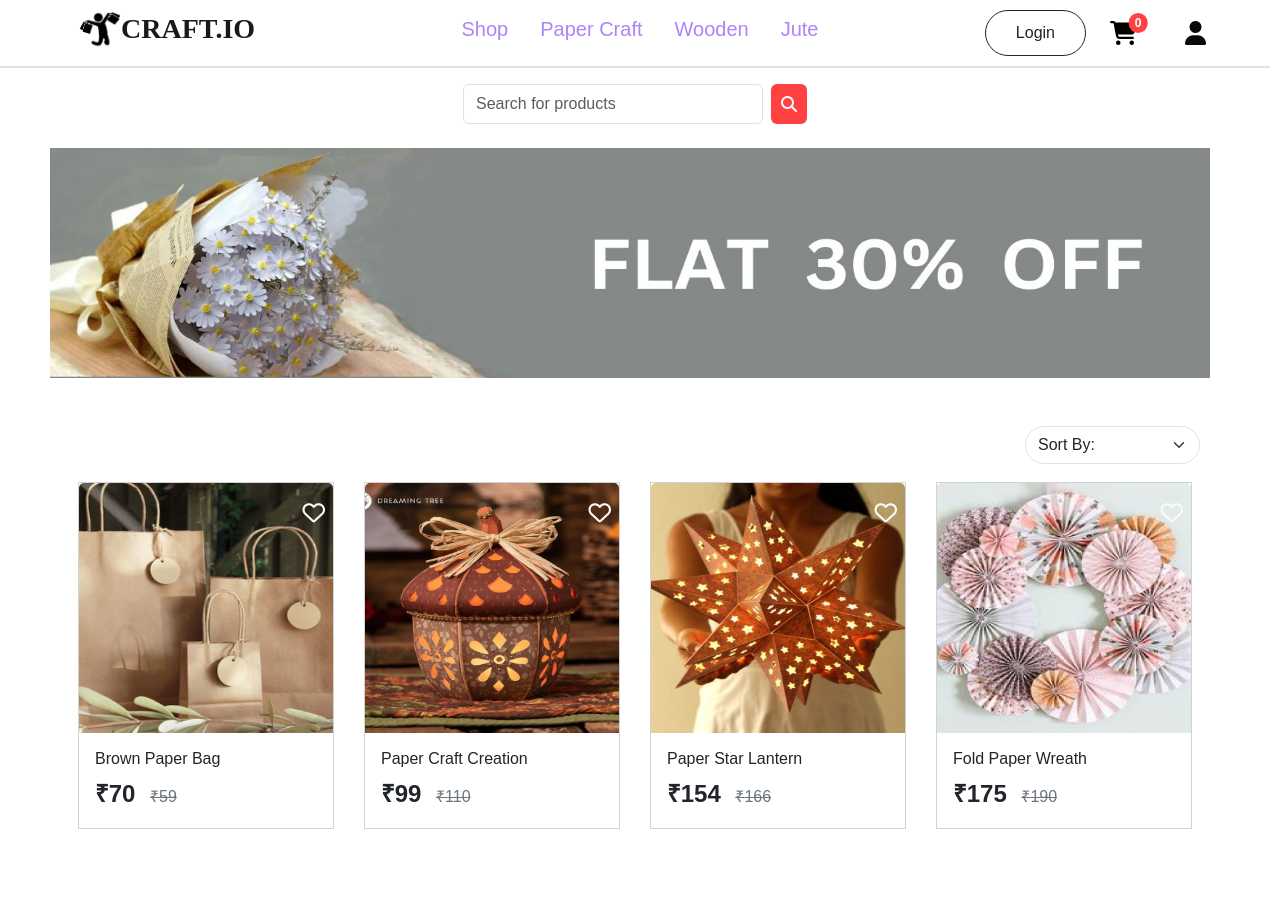
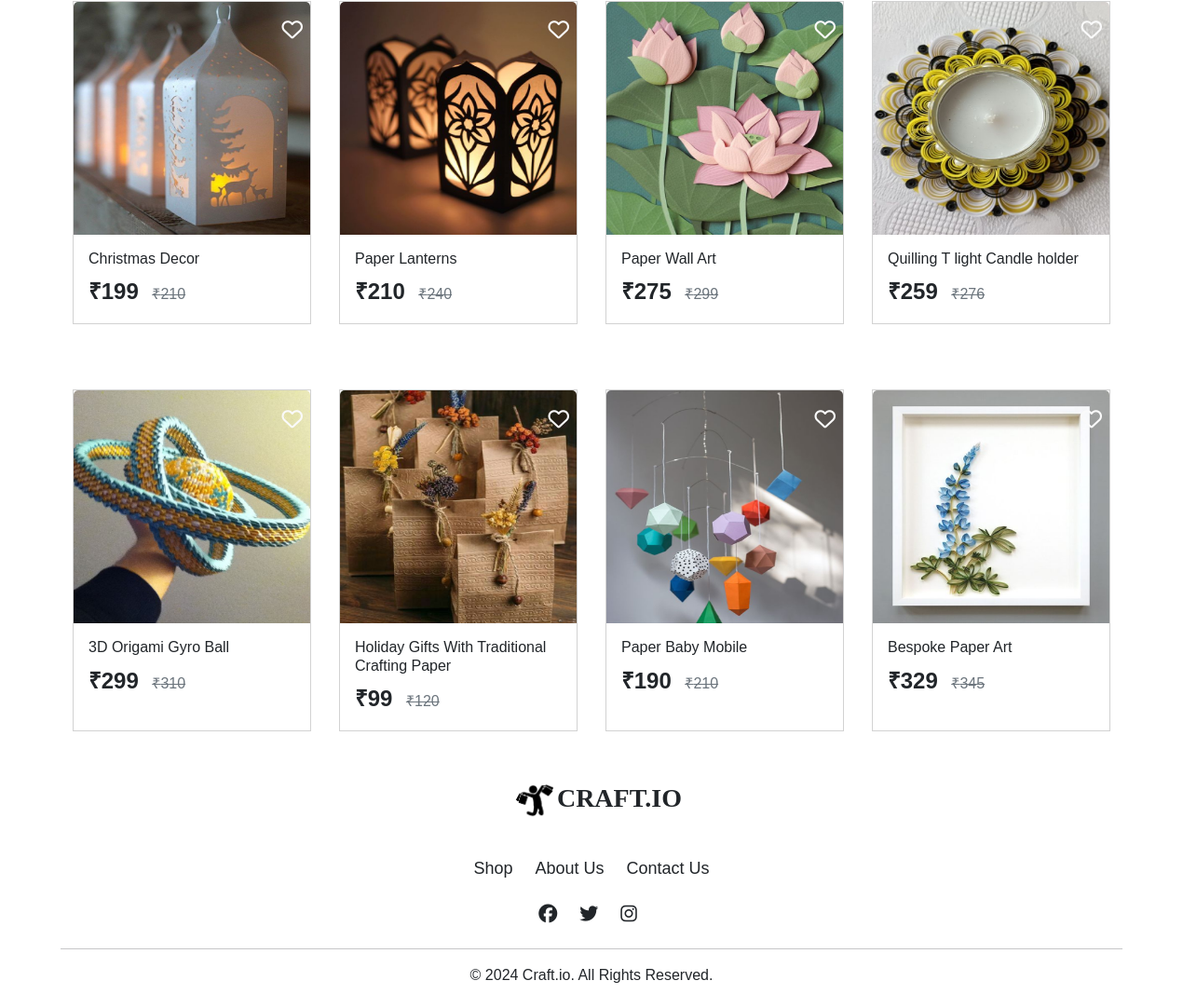
Page /customer/products/PaperCraft/ on the committed database (2 pictures, top to bottom).
### account/models.py (models this page shows, shortened)
class Productss(models.Model):
    title=models.CharField(max_length=100)
    description=models.CharField(max_length=500)
    price=models.IntegerField()
    offerprice=models.IntegerField()
    image=models.ImageField(upload_to='product_images')
    stock=models.IntegerField()
    ShippingFee=models.CharField(max_length=100,default='Free')
    created_at = models.DateTimeField(default=timezone.now)
    options=(
        ('PaperCraft','PaperCraft'),
        ('Wooden','Wooden'),
        ('Jute','Jute'),
    )
    category=models.CharField(max_length=100,choices=options)

### customer/views.py (the view)
# urls.py: path('products/<str:cat>/', ProductListView.as_view(), name='products'),
class ProductListView(ListView):
    model = Productss
    template_name = 'productlist.html'
    context_object_name = 'products'
    def get_queryset(self):
        cat = self.kwargs.get('cat')
        self.request.session['category'] = cat
        sort_option = self.request.GET.get('sortby')
        queryset = Productss.objects.filter(category=cat)
        if sort_option == 'price_asc':
            queryset = queryset.order_by('offerprice')
        elif sort_option == 'price_desc':
            queryset = queryset.order_by('-offerprice')
        elif sort_option == 'newest':
            queryset = queryset.order_by('-created_at')
        return queryset
    def get_context_data(self, **kwargs):
        context = super().get_context_data(**kwargs)
        category = self.kwargs.get('cat')
        context['category'] = category
        context['sortby'] = self.request.GET.get('sortby', '')
        return context

### customer/context_processors.py (called while the page is built)
def item_count(request):
    if request.user.is_authenticated:
        cart_count=Cart.objects.filter(user=request.user).count()
        wishlist_count=Wishlist.objects.filter(user=request.user).count()
        order_count=Orders.objects.filter(user=request.user).count()
        return {'cart':cart_count,'wishlist':wishlist_count,'order':order_count}
    else:
        return {"cart":0,'wishlist':0,"order":0}

### customer/templates/productlist.html (shortened to what this page needs)
{% extends 'navbar.html' %}
{% block content %}
{% load static %}
<div class=" d-flex justify-content-center mb-4 mt-3">
    <form action="{% url 'search' %}" method="post" class="d-flex">
  <input class="form-control me-2" type="search" placeholder="Search for products" name="searchkey" aria-label="Search" style="width: 300px; height: 40px;">
  <button class="btn" type="submit" style="height: 40px; background-color: #ff4141; padding: 10px; border: none;">
      <i class="fa-solid fa-magnifying-glass" style="color: #f9fafb;"></i>
  </button>
</form>
</div>
<div class="mt-4">
    {% if category == 'PaperCraft' %}
        <img src="{% static 'image/banner_papercraft.jpg' %}" alt="" style="height: 230px; width: 1160px; margin-left: 50px; margin-right: 50px;">
    {% elif category == 'Wooden' %}
        <img src="{% static 'image/banner_bamboos.jpg' %}" alt="" style="height: 230px; width: 1160px; margin-left: 50px; margin-right: 50px;">
    {% elif category == 'Jute' %}
        <img src="{% static 'image/banner_jute.jpg' %}" alt="" style="height: 230px; width: 1160px; margin-left: 50px; margin-right: 50px;">
    {% endif %}
</div>
<div class="d-flex justify-content-end align-items-center mt-5" style="margin-right: 70px;">
    <form method="get" class="d-flex align-items-center">
        <select name="sortby" id="sortby" class="form-select" style="width: 175px;border-radius: 30px;" onchange="this.form.submit()">
            <option value="">Sort By:</option>
        </select>
    </form>
</div>
<div class="d-flex justify-content-center flex-wrap mt-2" style="gap: 30px;">
    {% for product in products %}
    <div class="card" style="width: 16rem; border-radius: 0%; margin-top: 10px;margin-bottom: 30px;">
        <img src="{{ product.image.url }}" height="250px" class="card-img-top" alt="...">
        <a href="{% url 'add_to_wishlist' product.id %}" class="mt-2 position-absolute top-0 end-0 m-2 text-danger" style="font-size: 30px; z-index: 10;">
            <i class="fa-regular fa-heart fa-fade fa-xs" style="color: #fafafa;"></i>
        </a>
        <div class="card-body">
            <h6 class="card-title">{{ product.title }}</h6>
            <p class="card-text" style="display: inline; margin-right: 10px;"><b style="font-size: x-large;">&#8377;{{ product.offerprice }}</b></p>
            <s class="card-text text-secondary">&#8377;{{ product.price }}</s>
        </div>
    </div>
    {% endfor %}
</div>
{% endblock content %}

### customer/templates/navbar.html (style rules this page uses)
* { font-family: 'Parkinsans', sans-serif; }
.form-control, .btn { display: flex; align-items: center; }

### customer/templates/productlist.html (style rules this page uses)
.card { transition: transform 0.6s ease, box-shadow 0.6s ease; }

### rows in the picture
Productss: image (picture), title "Brown Paper Bag", offerprice "70", price "59"
Productss: image (picture), title "Paper Craft Creation", offerprice "99", price "110"
Productss: image (picture), title "Paper Star Lantern", offerprice "154", price "166"
Productss: image (picture), title "Fold Paper Wreath", offerprice "175", price "190"
Productss: image (picture), title "Christmas Decor", offerprice "199", price "210"
Productss: image (picture), title "Paper Lanterns", offerprice "210", price "240"
Productss: image (picture), title "Paper Wall Art", offerprice "275", price "299"
Productss: image (picture), title "Quilling T light Candle holder", offerprice "259", price "276"
Productss: image (picture), title "3D Origami Gyro Ball", offerprice "299", price "310"
Productss: image (picture), title "Holiday Gifts With Traditional Crafting Paper", offerprice "99", price "120"
Productss: image (picture), title "Paper Baby Mobile", offerprice "190", price "210"
Productss: image (picture), title "Bespoke Paper Art", offerprice "329", price "345"

### other values in the picture
{{ cart }} "0"
